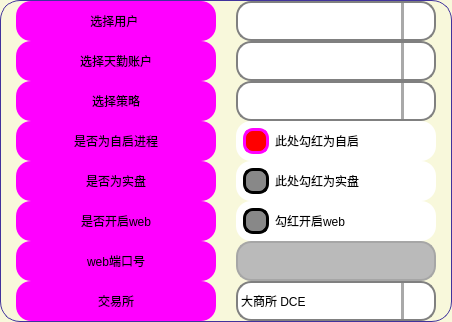
             <widget class="QFrame" name="frame_58">
              <property name="maximumSize">
               <size>
                <width>450</width>
                <height>16777215</height>
               </size>
              </property>
              <property name="styleSheet">
               <string notr="true">QFrame {
	background-color: rgb(248, 248, 219);
	border: 1px solid rgb(65, 51, 156);
	border-radius: 20px;
}
QFrame:hover {
	border: 1px solid rgb(65, 51, 156);
}</string>
              </property>
              <property name="frameShape">
               <enum>QFrame::StyledPanel</enum>
              </property>
              <property name="frameShadow">
               <enum>QFrame::Raised</enum>
              </property>
              <layout class="QHBoxLayout" name="horizontalLayout_26">
               <property name="spacing">
                <number>15</number>
               </property>
               <property name="leftMargin">
                <number>15</number>
               </property>
               <property name="topMargin">
                <number>0</number>
               </property>
               <property name="rightMargin">
                <number>10</number>
               </property>
               <property name="bottomMargin">
                <number>0</number>
               </property>
               <item alignment="Qt::AlignHCenter">
                <widget class="QFrame" name="upper_left_3">
                 <property name="sizePolicy">
                  <sizepolicy hsizetype="Minimum" vsizetype="Expanding">
                   <horstretch>0</horstretch>
                   <verstretch>0</verstretch>
                  </sizepolicy>
                 </property>
                 <property name="minimumSize">
                  <size>
                   <width>205</width>
                   <height>0</height>
                  </size>
                 </property>
                 <property name="maximumSize">
                  <size>
                   <width>205</width>
                   <height>1000</height>
                  </size>
                 </property>
                 <property name="styleSheet">
                  <string notr="true">border:none</string>
                 </property>
                 <property name="frameShape">
                  <enum>QFrame::StyledPanel</enum>
                 </property>
                 <property name="frameShadow">
                  <enum>QFrame::Raised</enum>
                 </property>
                 <layout class="QVBoxLayout" name="verticalLayout_32">
                  <property name="spacing">
                   <number>0</number>
                  </property>
                  <property name="leftMargin">
                   <number>0</number>
                  </property>
                  <property name="topMargin">
                   <number>0</number>
                  </property>
                  <property name="rightMargin">
                   <number>0</number>
                  </property>
                  <property name="bottomMargin">
                   <number>0</number>
                  </property>
                  <item>
                   <widget class="QLabel" name="label_select_clients_name1">
                    <property name="minimumSize">
                     <size>
                      <width>200</width>
                      <height>40</height>
                     </size>
                    </property>
                    <property name="maximumSize">
                     <size>
                      <width>200</width>
                      <height>40</height>
                     </size>
                    </property>
                    <property name="styleSheet">
                     <string notr="true">QLabel {
	font: 700 18pt &quot;等线&quot;;
	background-color: rgb(255, 0, 255);
	border-radius: 15px;
}

QLabel:hover{
	border: 3px solid rgb(0, 255, 0);
}
QLabel:disabled{
	color: rgb(0, 0, 0);
	border-color: rgb(166, 166, 166);
    background-color: rgb(186, 186, 186);
}</string>
                    </property>
                    <property name="text">
                     <string>选择用户 </string>
                    </property>
                    <property name="alignment">
                     <set>Qt::AlignCenter</set>
                    </property>
                    <property name="buddy">
                     <cstring>comboBox_select_clients_name</cstring>
                    </property>
                   </widget>
                  </item>
                  <item>
                   <widget class="QLabel" name="label_select_tq_account">
                    <property name="enabled">
                     <bool>true</bool>
                    </property>
                    <property name="minimumSize">
                     <size>
                      <width>200</width>
                      <height>40</height>
                     </size>
                    </property>
                    <property name="maximumSize">
                     <size>
                      <width>20</width>
                      <height>40</height>
                     </size>
                    </property>
                    <property name="styleSheet">
                     <string notr="true">QLabel {
	font: 700 18pt &quot;等线&quot;;
	background-color: rgb(255, 0, 255);
	border-radius: 15px;
}

QLabel:hover{
	border: 3px solid rgb(0, 255, 0);
}
QLabel:disabled{
	color: rgb(0, 0, 0);
	border-color: rgb(166, 166, 166);
    background-color: rgb(186, 186, 186);
}</string>
                    </property>
                    <property name="text">
                     <string>选择天勤账户</string>
                    </property>
                    <property name="alignment">
                     <set>Qt::AlignCenter</set>
                    </property>
                    <property name="buddy">
                     <cstring>comboBox_select_tq_account</cstring>
                    </property>
                   </widget>
                  </item>
                  <item>
                   <widget class="QLabel" name="label_select_strategy">
                    <property name="enabled">
                     <bool>true</bool>
                    </property>
                    <property name="minimumSize">
                     <size>
                      <width>200</width>
                      <height>40</height>
                     </size>
                    </property>
                    <property name="maximumSize">
                     <size>
                      <width>200</width>
                      <height>40</height>
                     </size>
                    </property>
                    <property name="styleSheet">
                     <string notr="true">QLabel {
	font: 700 18pt &quot;等线&quot;;
	background-color: rgb(255, 0, 255);
	border-radius: 15px;
}

QLabel:hover{
	border: 3px solid rgb(0, 255, 0);
}
QLabel:disabled{
	color: rgb(0, 0, 0);
	border-color: rgb(166, 166, 166);
    background-color: rgb(186, 186, 186);
}</string>
                    </property>
                    <property name="text">
                     <string>选择策略</string>
                    </property>
                    <property name="alignment">
                     <set>Qt::AlignCenter</set>
                    </property>
                    <property name="buddy">
                     <cstring>comboBox_select_strategy</cstring>
                    </property>
                   </widget>
                  </item>
                  <item>
                   <widget class="QLabel" name="label_whether_self_start">
                    <property name="minimumSize">
                     <size>
                      <width>200</width>
                      <height>40</height>
                     </size>
                    </property>
                    <property name="maximumSize">
                     <size>
                      <width>200</width>
                      <height>40</height>
                     </size>
                    </property>
                    <property name="styleSheet">
                     <string notr="true">QLabel {
	font: 700 18pt &quot;等线&quot;;
	background-color: rgb(255, 0, 255);
	border-radius: 15px;
}

QLabel:hover{
	border: 3px solid rgb(0, 255, 0);
}
QLabel:disabled{
	color: rgb(0, 0, 0);
	border-color: rgb(166, 166, 166);
    background-color: rgb(186, 186, 186);
}</string>
                    </property>
                    <property name="text">
                     <string>是否为自启进程</string>
                    </property>
                    <property name="alignment">
                     <set>Qt::AlignCenter</set>
                    </property>
                    <property name="buddy">
                     <cstring>checkBox_whether_self_start</cstring>
                    </property>
                   </widget>
                  </item>
                  <item>
                   <widget class="QLabel" name="label_whether_live_futures_trading">
                    <property name="enabled">
                     <bool>true</bool>
                    </property>
                    <property name="minimumSize">
                     <size>
                      <width>200</width>
                      <height>40</height>
                     </size>
                    </property>
                    <property name="maximumSize">
                     <size>
                      <width>200</width>
                      <height>40</height>
                     </size>
                    </property>
                    <property name="styleSheet">
                     <string notr="true">QLabel {
	font: 700 18pt &quot;等线&quot;;
	background-color: rgb(255, 0, 255);
	border-radius: 15px;
}

QLabel:hover{
	border: 3px solid rgb(0, 255, 0);
}
QLabel:disabled{
	color: rgb(0, 0, 0);
	border-color: rgb(166, 166, 166);
    background-color: rgb(186, 186, 186);
}</string>
                    </property>
                    <property name="text">
                     <string>是否为实盘</string>
                    </property>
                    <property name="alignment">
                     <set>Qt::AlignCenter</set>
                    </property>
                    <property name="buddy">
                     <cstring>checkBox_whether_live_futures_trading</cstring>
                    </property>
                   </widget>
                  </item>
                  <item>
                   <widget class="QLabel" name="label_whether_open_web_services">
                    <property name="minimumSize">
                     <size>
                      <width>200</width>
                      <height>40</height>
                     </size>
                    </property>
                    <property name="maximumSize">
                     <size>
                      <width>200</width>
                      <height>40</height>
                     </size>
                    </property>
                    <property name="styleSheet">
                     <string notr="true">QLabel {
	font: 700 18pt &quot;等线&quot;;
	background-color: rgb(255, 0, 255);
	border-radius: 15px;
}

QLabel:hover{
	border: 3px solid rgb(0, 255, 0);
}
QLabel:disabled{
	color: rgb(0, 0, 0);
	border-color: rgb(166, 166, 166);
    background-color: rgb(186, 186, 186);
}</string>
                    </property>
                    <property name="text">
                     <string>是否开启web</string>
                    </property>
                    <property name="alignment">
                     <set>Qt::AlignCenter</set>
                    </property>
                    <property name="buddy">
                     <cstring>checkBox_whether_open_web_services</cstring>
                    </property>
                   </widget>
                  </item>
                  <item>
                   <widget class="QLabel" name="label_web_port">
                    <property name="minimumSize">
                     <size>
                      <width>200</width>
                      <height>40</height>
                     </size>
                    </property>
                    <property name="maximumSize">
                     <size>
                      <width>200</width>
                      <height>40</height>
                     </size>
                    </property>
                    <property name="styleSheet">
                     <string notr="true">QLabel {
	font: 700 18pt &quot;等线&quot;;
	background-color: rgb(255, 0, 255);
	border-radius: 15px;
}

QLabel:hover{
	border: 3px solid rgb(0, 255, 0);
}
QLabel:disabled{
	color: rgb(0, 0, 0);
	border-color: rgb(166, 166, 166);
    background-color: rgb(186, 186, 186);
}</string>
                    </property>
                    <property name="text">
                     <string>web端口号</string>
                    </property>
                    <property name="alignment">
                     <set>Qt::AlignCenter</set>
                    </property>
                    <property name="buddy">
                     <cstring>web_port</cstring>
                    </property>
                   </widget>
                  </item>
                  <item>
                   <widget class="QLabel" name="label_exchange">
                    <property name="minimumSize">
                     <size>
                      <width>200</width>
                      <height>40</height>
                     </size>
                    </property>
                    <property name="maximumSize">
                     <size>
                      <width>200</width>
                      <height>40</height>
                     </size>
                    </property>
                    <property name="styleSheet">
                     <string notr="true">QLabel {
	font: 700 18pt &quot;等线&quot;;
	background-color: rgb(255, 0, 255);
	border-radius: 15px;
}

QLabel:hover{
	border: 3px solid rgb(0, 255, 0);
}
QLabel:disabled{
	color: rgb(0, 0, 0);
	border-color: rgb(166, 166, 166);
    background-color: rgb(186, 186, 186);
}</string>
                    </property>
                    <property name="text">
                     <string>交易所</string>
                    </property>
                    <property name="alignment">
                     <set>Qt::AlignCenter</set>
                    </property>
                    <property name="buddy">
                     <cstring>comboBox_exchange</cstring>
                    </property>
                   </widget>
                  </item>
                 </layout>
                </widget>
               </item>
               <item alignment="Qt::AlignHCenter">
                <widget class="QFrame" name="upper_right_3">
                 <property name="sizePolicy">
                  <sizepolicy hsizetype="Minimum" vsizetype="Expanding">
                   <horstretch>0</horstretch>
                   <verstretch>0</verstretch>
                  </sizepolicy>
                 </property>
                 <property name="minimumSize">
                  <size>
                   <width>205</width>
                   <height>0</height>
                  </size>
                 </property>
                 <property name="maximumSize">
                  <size>
                   <width>205</width>
                   <height>1000</height>
                  </size>
                 </property>
                 <property name="styleSheet">
                  <string notr="true">border:none</string>
                 </property>
                 <property name="frameShape">
                  <enum>QFrame::StyledPanel</enum>
                 </property>
                 <property name="frameShadow">
                  <enum>QFrame::Raised</enum>
                 </property>
                 <layout class="QVBoxLayout" name="verticalLayout_33">
                  <property name="spacing">
                   <number>0</number>
                  </property>
                  <property name="leftMargin">
                   <number>0</number>
                  </property>
                  <property name="topMargin">
                   <number>0</number>
                  </property>
                  <property name="rightMargin">
                   <number>0</number>
                  </property>
                  <property name="bottomMargin">
                   <number>0</number>
                  </property>
                  <item>
                   <widget class="QComboBox" name="comboBox_select_clients_name">
                    <property name="minimumSize">
                     <size>
                      <width>200</width>
                      <height>40</height>
                     </size>
                    </property>
                    <property name="maximumSize">
                     <size>
                      <width>200</width>
                      <height>16777215</height>
                     </size>
                    </property>
                    <property name="styleSheet">
                     <string notr="true">/* 未下拉时，QComboBox的样式 */
QComboBox {
    border: 2px solid gray;   /* 边框 */
    border-radius: 15px;   /* 圆角 */
    padding: 1px 18px 1px 3px;   /* 字体填衬 */
    color: rgb(0, 0, 0);    
	font: 700 18pt &quot;等线&quot;;    
	background-color: rgb(255, 255, 255);
}

/* 下拉后，整个下拉窗体样式 */
QComboBox QAbstractItemView {
    
    border: 1px solid yellow;   /* 整个下拉窗体的边框 */
    color: black;
	border-radius: 3px;
    background-color: rgb(225, 225, 225);   /* 整个下拉窗体的背景色 */
    selection-background-color: lightgreen;   /* 整个下拉窗体被选中项的背景色 */
}
/* 下拉箭头样式 */
 QComboBox::down-arrow {
	image: url(:/图标/icons/双下拉箭头.svg);
	width: 30px; /* 下拉箭头的宽度（建议与下拉框drop-down的宽度一致） */ 
	background: rgb(255, 255, 255); /* 下拉箭头的的背景色 */ 
	padding: 0px 0px 0px 0px; /* 上内边距、右内边距、下内边距、左内边距 */
 } 

/* 下拉框样式 */
QComboBox::drop-down {
   /* subcontrol-origin: padding;   /* 子控件在父元素中的原点矩形。如果未指定此属性，则默认为padding。 */
   /* subcontrol-position: top right;   /* 下拉框的位置（右上） */
    width: 30px;   /* 下拉框的宽度 */

    border-left-width: 3px;   /* 下拉框的左边界线宽度 */
    border-left-color: darkgray;   /* 下拉框的左边界线颜色 */
    border-left-style: solid;   /* 下拉框的左边界线为实线 */
    border-top-right-radius: 10px;   /* 下拉框的右上边界线的圆角半径（应和整个QComboBox右上边界线的圆角半径一致） */
    border-bottom-right-radius: 10px;   /* 同上 */
}
QComboBox:hover {
	border: 3px solid rgb(255, 85, 0);
}
QComboBox:disabled{
	color: rgb(0, 0, 0);
	border-color: rgb(166, 166, 166);
    background-color: rgb(186, 186, 186);
}</string>
                    </property>
                   </widget>
                  </item>
                  <item>
                   <widget class="QComboBox" name="comboBox_select_tq_account">
                    <property name="minimumSize">
                     <size>
                      <width>200</width>
                      <height>40</height>
                     </size>
                    </property>
                    <property name="maximumSize">
                     <size>
                      <width>200</width>
                      <height>16777215</height>
                     </size>
                    </property>
                    <property name="styleSheet">
                     <string notr="true">/* 未下拉时，QComboBox的样式 */
QComboBox {
    border: 2px solid gray;   /* 边框 */
    border-radius: 15px;   /* 圆角 */
    padding: 1px 18px 1px 3px;   /* 字体填衬 */
    color: rgb(0, 0, 0);    
	font: 700 18pt &quot;等线&quot;;    
	background-color: rgb(255, 255, 255);
}

/* 下拉后，整个下拉窗体样式 */
QComboBox QAbstractItemView {
    
    border: 1px solid yellow;   /* 整个下拉窗体的边框 */
    color: black;
	border-radius: 3px;
    background-color: rgb(225, 225, 225);   /* 整个下拉窗体的背景色 */
    selection-background-color: lightgreen;   /* 整个下拉窗体被选中项的背景色 */
}
/* 下拉箭头样式 */
 QComboBox::down-arrow {
	image: url(:/图标/icons/双下拉箭头.svg);
	width: 30px; /* 下拉箭头的宽度（建议与下拉框drop-down的宽度一致） */ 
	background: rgb(255, 255, 255); /* 下拉箭头的的背景色 */ 
	padding: 0px 0px 0px 0px; /* 上内边距、右内边距、下内边距、左内边距 */
 } 

/* 下拉框样式 */
QComboBox::drop-down {
   /* subcontrol-origin: padding;   /* 子控件在父元素中的原点矩形。如果未指定此属性，则默认为padding。 */
   /* subcontrol-position: top right;   /* 下拉框的位置（右上） */
    width: 30px;   /* 下拉框的宽度 */

    border-left-width: 3px;   /* 下拉框的左边界线宽度 */
    border-left-color: darkgray;   /* 下拉框的左边界线颜色 */
    border-left-style: solid;   /* 下拉框的左边界线为实线 */
    border-top-right-radius: 10px;   /* 下拉框的右上边界线的圆角半径（应和整个QComboBox右上边界线的圆角半径一致） */
    border-bottom-right-radius: 10px;   /* 同上 */
}
QComboBox:hover {
	border: 3px solid rgb(255, 85, 0);
}
QComboBox:disabled{
	color: rgb(0, 0, 0);
	border-color: rgb(166, 166, 166);
    background-color: rgb(186, 186, 186);
}</string>
                    </property>
                   </widget>
                  </item>
                  <item>
                   <widget class="QComboBox" name="comboBox_select_strategy">
                    <property name="minimumSize">
                     <size>
                      <width>200</width>
                      <height>40</height>
                     </size>
                    </property>
                    <property name="maximumSize">
                     <size>
                      <width>200</width>
                      <height>16777215</height>
                     </size>
                    </property>
                    <property name="styleSheet">
                     <string notr="true">/* 未下拉时，QComboBox的样式 */
QComboBox {
    border: 2px solid gray;   /* 边框 */
    border-radius: 15px;   /* 圆角 */
    padding: 1px 18px 1px 3px;   /* 字体填衬 */
    color: rgb(0, 0, 0);    
	font: 700 18pt &quot;等线&quot;;    
	background-color: rgb(255, 255, 255);
}

/* 下拉后，整个下拉窗体样式 */
QComboBox QAbstractItemView {
    
    border: 1px solid yellow;   /* 整个下拉窗体的边框 */
    color: black;
	border-radius: 3px;
    background-color: rgb(225, 225, 225);   /* 整个下拉窗体的背景色 */
    selection-background-color: lightgreen;   /* 整个下拉窗体被选中项的背景色 */
}
/* 下拉箭头样式 */
 QComboBox::down-arrow {
	image: url(:/图标/icons/双下拉箭头.svg);
	width: 30px; /* 下拉箭头的宽度（建议与下拉框drop-down的宽度一致） */ 
	background: rgb(255, 255, 255); /* 下拉箭头的的背景色 */ 
	padding: 0px 0px 0px 0px; /* 上内边距、右内边距、下内边距、左内边距 */
 } 

/* 下拉框样式 */
QComboBox::drop-down {
   /* subcontrol-origin: padding;   /* 子控件在父元素中的原点矩形。如果未指定此属性，则默认为padding。 */
   /* subcontrol-position: top right;   /* 下拉框的位置（右上） */
    width: 30px;   /* 下拉框的宽度 */

    border-left-width: 3px;   /* 下拉框的左边界线宽度 */
    border-left-color: darkgray;   /* 下拉框的左边界线颜色 */
    border-left-style: solid;   /* 下拉框的左边界线为实线 */
    border-top-right-radius: 10px;   /* 下拉框的右上边界线的圆角半径（应和整个QComboBox右上边界线的圆角半径一致） */
    border-bottom-right-radius: 10px;   /* 同上 */
}
QComboBox:hover {
	border: 3px solid rgb(255, 85, 0);
}
QComboBox:disabled{
	color: rgb(0, 0, 0);
	border-color: rgb(166, 166, 166);
    background-color: rgb(186, 186, 186);
}</string>
                    </property>
                   </widget>
                  </item>
                  <item>
                   <widget class="QCheckBox" name="checkBox_whether_self_start">
                    <property name="minimumSize">
                     <size>
                      <width>200</width>
                      <height>40</height>
                     </size>
                    </property>
                    <property name="maximumSize">
                     <size>
                      <width>200</width>
                      <height>40</height>
                     </size>
                    </property>
                    <property name="styleSheet">
                     <string notr="true">QCheckBox{	
	background-color: rgb(255, 255, 255);
	font: 700 16pt &quot;等线&quot;;
	border-radius: 15px;
	padding:3px 3px 3px 7px;
}
QCheckBox:hover {
	border: 3px solid rgb(255, 85, 0);
}
QCheckBox::indicator {
    width: 20px;
    height: 20px;
    border-radius:10px;
}
 
QCheckBox::indicator:checked {
    background-color:rgb(255, 0, 0);
    border: 3px solid rgb(255, 0, 255);
}
 
QCheckBox::indicator:unchecked {
    background-color:rgb(136, 136, 136);
    border:3px solid black;
}
QCheckBox:disabled{
	color: rgb(0, 0, 0);
	border-color: rgb(166, 166, 166);
    background-color: rgb(186, 186, 186);
}</string>
                    </property>
                    <property name="text">
                     <string>此处勾红为自启</string>
                    </property>
                    <property name="checked">
                     <bool>true</bool>
                    </property>
                   </widget>
                  </item>
                  <item>
                   <widget class="QCheckBox" name="checkBox_whether_live_futures_trading">
                    <property name="minimumSize">
                     <size>
                      <width>200</width>
                      <height>40</height>
                     </size>
                    </property>
                    <property name="maximumSize">
                     <size>
                      <width>200</width>
                      <height>40</height>
                     </size>
                    </property>
                    <property name="styleSheet">
                     <string notr="true">QCheckBox{	
	background-color: rgb(255, 255, 255);
	font: 700 16pt &quot;等线&quot;;
	border-radius: 15px;
	padding:3px 3px 3px 7px;
}
QCheckBox:hover {
	border: 3px solid rgb(255, 85, 0);
}
QCheckBox::indicator {
    width: 20px;
    height: 20px;
    border-radius:10px;
}
 
QCheckBox::indicator:checked {
    background-color:rgb(255, 0, 0);
    border: 3px solid rgb(255, 0, 255);
}
 
QCheckBox::indicator:unchecked {
    background-color:rgb(136, 136, 136);
    border:3px solid black;
}
QCheckBox:disabled{
	color: rgb(0, 0, 0);
	border-color: rgb(166, 166, 166);
    background-color: rgb(186, 186, 186);
}</string>
                    </property>
                    <property name="text">
                     <string>此处勾红为实盘</string>
                    </property>
                   </widget>
                  </item>
                  <item>
                   <widget class="QCheckBox" name="checkBox_whether_open_web_services">
                    <property name="minimumSize">
                     <size>
                      <width>200</width>
                      <height>40</height>
                     </size>
                    </property>
                    <property name="maximumSize">
                     <size>
                      <width>200</width>
                      <height>40</height>
                     </size>
                    </property>
                    <property name="styleSheet">
                     <string notr="true">QCheckBox{	
	background-color: rgb(255, 255, 255);
	font: 700 16pt &quot;等线&quot;;
	border-radius: 15px;
	padding:3px 3px 3px 7px;
}
QCheckBox:hover {
	border: 3px solid rgb(255, 85, 0);
}
QCheckBox::indicator {
    width: 20px;
    height: 20px;
    border-radius:10px;
}
 
QCheckBox::indicator:checked {
    background-color:rgb(255, 0, 0);
    border: 3px solid rgb(255, 0, 255);
}
 
QCheckBox::indicator:unchecked {
    background-color:rgb(136, 136, 136);
    border:3px solid black;
}
QCheckBox:disabled{
	color: rgb(0, 0, 0);
	border-color: rgb(166, 166, 166);
    background-color: rgb(186, 186, 186);
}</string>
                    </property>
                    <property name="text">
                     <string>勾红开启web</string>
                    </property>
                   </widget>
                  </item>
                  <item>
                   <widget class="QLineEdit" name="web_port">
                    <property name="enabled">
                     <bool>false</bool>
                    </property>
                    <property name="minimumSize">
                     <size>
                      <width>0</width>
                      <height>40</height>
                     </size>
                    </property>
                    <property name="maximumSize">
                     <size>
                      <width>200</width>
                      <height>40</height>
                     </size>
                    </property>
                    <property name="styleSheet">
                     <string notr="true">QLineEdit {
	border: 2px solid rgb(45, 45, 45);
	border-radius: 15px;
	padding: 5px;
	background-color: rgb(255, 255, 255);	
	color: rgb(0, 0, 0);
	font: 700 18pt &quot;等线&quot;;
}
QLineEdit:hover {
	border: 3px solid rgb(255, 85, 0);
}
QLineEdit:focus {
	border: 3px solid rgb(255, 85, 0);
	color: rgb(255, 0, 0);
}
QLineEdit:disabled{
	color: rgb(0, 0, 0);
	border-color: rgb(166, 166, 166);
    background-color: rgb(186, 186, 186);
}</string>
                    </property>
                    <property name="dragEnabled">
                     <bool>false</bool>
                    </property>
                   </widget>
                  </item>
                  <item>
                   <widget class="QComboBox" name="comboBox_exchange">
                    <property name="minimumSize">
                     <size>
                      <width>200</width>
                      <height>40</height>
                     </size>
                    </property>
                    <property name="maximumSize">
                     <size>
                      <width>200</width>
                      <height>40</height>
                     </size>
                    </property>
                    <property name="styleSheet">
                     <string notr="true">/* 未下拉时，QComboBox的样式 */
QComboBox {
    border: 2px solid gray;   /* 边框 */
    border-radius: 15px;   /* 圆角 */
    padding: 1px 18px 1px 3px;   /* 字体填衬 */
    color: rgb(0, 0, 0);    
	font: 700 18pt &quot;等线&quot;;    
	background-color: rgb(255, 255, 255);
}

/* 下拉后，整个下拉窗体样式 */
QComboBox QAbstractItemView {
    
    border: 1px solid yellow;   /* 整个下拉窗体的边框 */
    color: black;
	border-radius: 3px;
    background-color: rgb(225, 225, 225);   /* 整个下拉窗体的背景色 */
    selection-background-color: lightgreen;   /* 整个下拉窗体被选中项的背景色 */
}
/* 下拉箭头样式 */
 QComboBox::down-arrow {
	image: url(:/图标/icons/双下拉箭头.svg);
	width: 30px; /* 下拉箭头的宽度（建议与下拉框drop-down的宽度一致） */ 
	background: rgb(255, 255, 255); /* 下拉箭头的的背景色 */ 
	padding: 0px 0px 0px 0px; /* 上内边距、右内边距、下内边距、左内边距 */
 } 

/* 下拉框样式 */
QComboBox::drop-down {
   /* subcontrol-origin: padding;   /* 子控件在父元素中的原点矩形。如果未指定此属性，则默认为padding。 */
   /* subcontrol-position: top right;   /* 下拉框的位置（右上） */
    width: 30px;   /* 下拉框的宽度 */

    border-left-width: 3px;   /* 下拉框的左边界线宽度 */
    border-left-color: darkgray;   /* 下拉框的左边界线颜色 */
    border-left-style: solid;   /* 下拉框的左边界线为实线 */
    border-top-right-radius: 10px;   /* 下拉框的右上边界线的圆角半径（应和整个QComboBox右上边界线的圆角半径一致） */
    border-bottom-right-radius: 10px;   /* 同上 */
}
QComboBox:hover {
	border: 3px solid rgb(255, 85, 0);
}
QComboBox:disabled{
	color: rgb(0, 0, 0);
	border-color: rgb(166, 166, 166);
    background-color: rgb(186, 186, 186);
}</string>
                    </property>
                    <property name="frame">
                     <bool>true</bool>
                    </property>
                    <property name="modelColumn">
                     <number>0</number>
                    </property>
                    <item>
                     <property name="text">
                      <string>大商所 DCE</string>
                     </property>
                    </item>
                    <item>
                     <property name="text">
                      <string>上期所 SHFE</string>
                     </property>
                    </item>
                    <item>
                     <property name="text">
                      <string>郑商所 CZCE</string>
                     </property>
                    </item>
                    <item>
                     <property name="text">
                      <string>能源交易所 INE</string>
                     </property>
                    </item>
                    <item>
                     <property name="text">
                      <string>中金所 CFFEX</string>
                     </property>
                    </item>
                   </widget>
                  </item>
                 </layout>
                </widget>
               </item>
              </layout>
             </widget>
